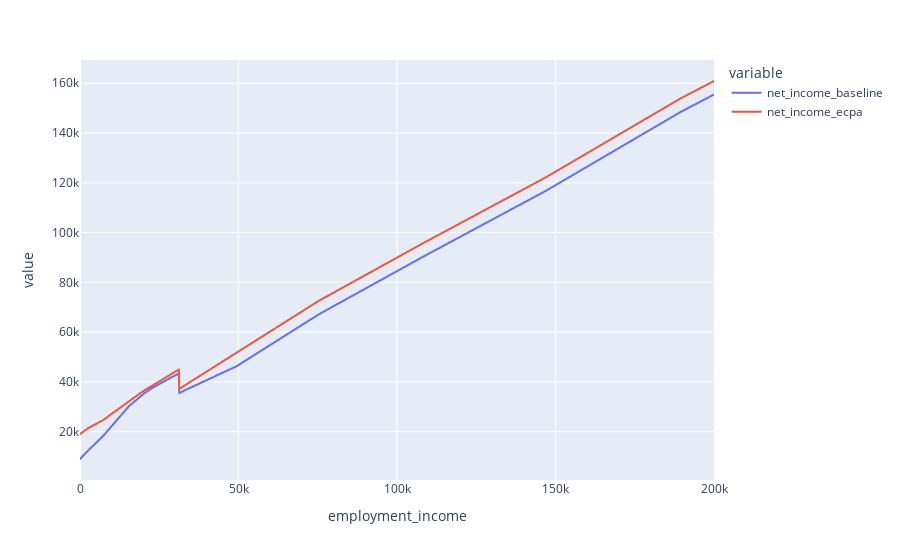

Write notebook code for a chart like this one.
### Code cell
import plotly.express as px

px.line(df, x="employment_income", y=["net_income_baseline", "net_income_ecpa"])

### Figure 1 — Plotly figure (JSON) as saved in the notebook; plotly's stock layout.template omitted (floating-point values rounded to 4 significant figures; data arrays with more than 128 entries replaced by an {"elided": "..."} marker saying what was removed)
{"data": [{"hovertemplate": "variable=net_income_baseline<br>employment_income=%{x}<br>value=%{y}<extra></extra>", "legendgroup": "net_income_baseline", "line": {"color": "#636efa", "dash": "solid"}, "marker": {"symbol": "circle"}, "mode": "lines", "name": "net_income_baseline", "showlegend": true, "type": "scattergl", "x": {"elided": "2001 int values"}, "xaxis": "x", "y": {"elided": "2001 float values"}, "yaxis": "y"}, {"hovertemplate": "variable=net_income_ecpa<br>employment_income=%{x}<br>value=%{y}<extra></extra>", "legendgroup": "net_income_ecpa", "line": {"color": "#EF553B", "dash": "solid"}, "marker": {"symbol": "circle"}, "mode": "lines", "name": "net_income_ecpa", "showlegend": true, "type": "scattergl", "x": {"elided": "2001 int values"}, "xaxis": "x", "y": {"elided": "2001 float values"}, "yaxis": "y"}], "layout": {"legend": {"title": {"text": "variable"}, "tracegroupgap": 0}, "margin": {"t": 60}, "xaxis": {"anchor": "y", "domain": [0, 1], "title": {"text": "employment_income"}}, "yaxis": {"anchor": "x", "domain": [0, 1], "title": {"text": "value"}}}}
